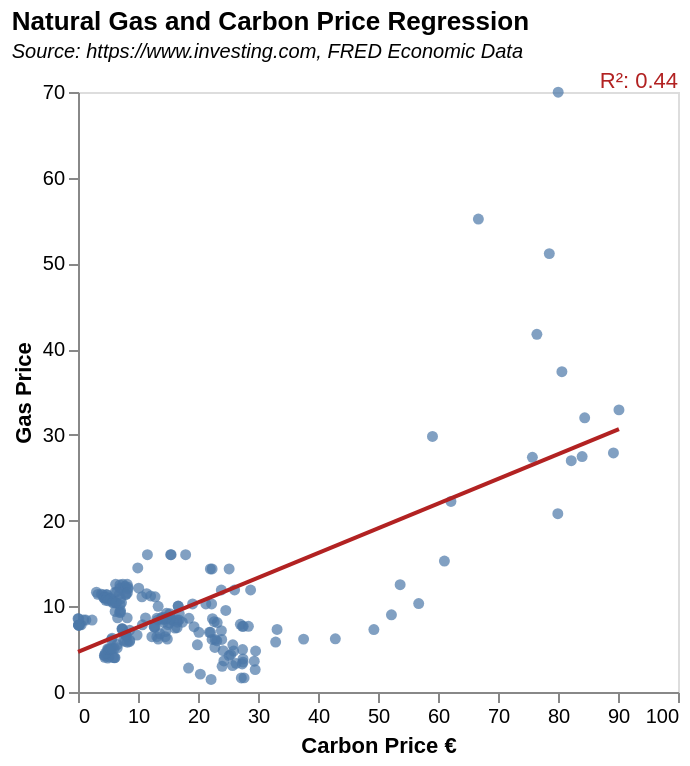

Describe this chart as a Vega-Lite specification.
### Vega-Lite specification from a JSON file in a GitHub repository (floating-point values rounded to 4 significant figures; data arrays with more than 128 entries replaced by an {"elided": "..."} marker saying what was removed)
{"$schema": "https://vega.github.io/schema/vega-lite/v5.json", "title": {"text": "Natural Gas and Carbon Price Regression", "subtitle": "Source: https://www.investing.com, FRED Economic Data", "subtitleFontSize": 10, "subtitleFontStyle": "italic", "anchor": "start"}, "height": 300, "width": 300, "data": {"values": {"elided": "210 records"}, "format": {"parse": {"Date": "date"}}}, "layer": [{"mark": {"type": "point", "filled": true}, "encoding": {"x": {"field": "Price", "type": "quantitative", "title": "Carbon Price €", "axis": {"grid": false}}, "y": {"field": "Gas Price", "type": "quantitative", "axis": {"grid": false}}, "tooltip": [{"field": "Date", "type": "temporal"}, {"field": "Price", "title": "Carbon price €"}, {"field": "Gas Price"}]}}, {"mark": {"type": "line", "color": "firebrick"}, "transform": [{"regression": "Gas Price", "on": "Price"}], "encoding": {"x": {"field": "Price", "type": "quantitative"}, "y": {"field": "Gas Price", "type": "quantitative"}}}, {"transform": [{"regression": "Gas Price", "on": "Price", "params": true}, {"calculate": "'R²: '+format(datum.rSquared, '.2f')", "as": "R2"}], "mark": {"type": "text", "color": "firebrick", "x": "width", "align": "right", "y": -5}, "encoding": {"text": {"type": "nominal", "field": "R2"}}}]}
